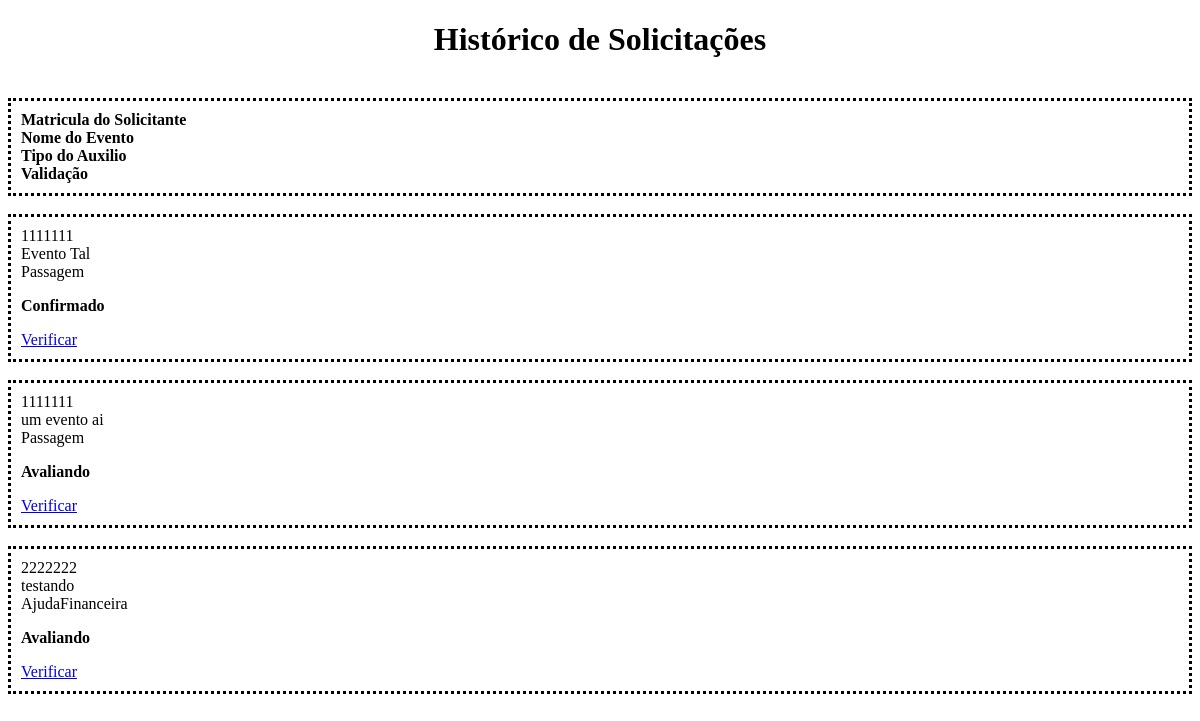
The app's page /historico_solicitacoes.php, older data.
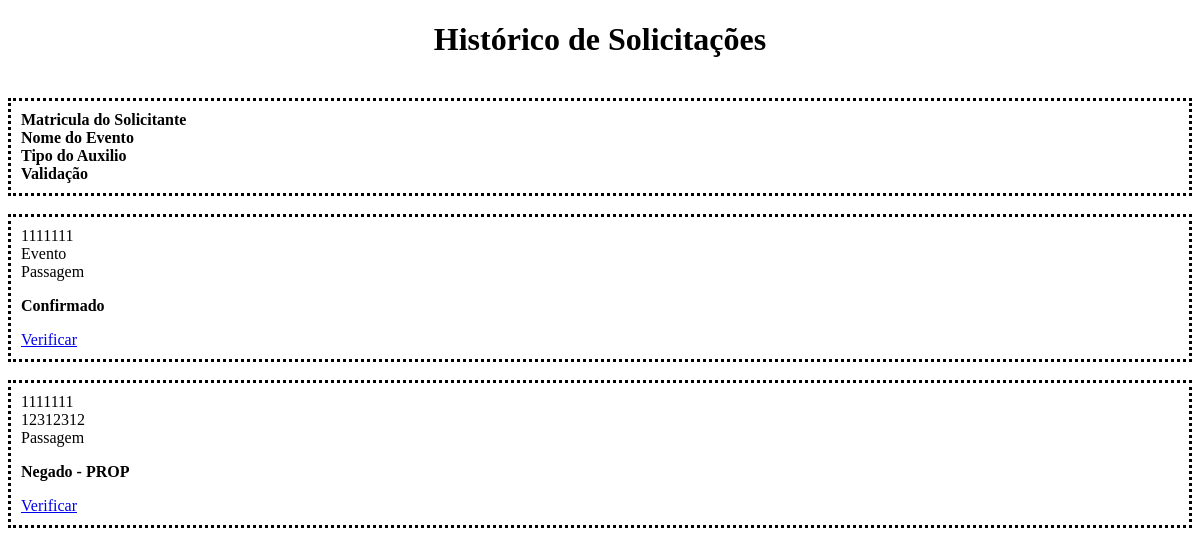
The same page, newer data.
### tables this page shows
CREATE TABLE `SOLICITACAO` (
  `COD_SOLICITACAO` int(11) NOT NULL,
  `MAT_SOLICITANTE` varchar(10) DEFAULT NULL,
  `NOME_EVENTO` varchar(50) DEFAULT NULL,
  `ABRANGENCIA` varchar(15) DEFAULT NULL,
  `TITULO_TRABALHO` varchar(100) DEFAULT NULL,
  `TITULO_PROJETO` varchar(100) DEFAULT NULL,
  `AUXILIO` char(1) DEFAULT NULL,
  `TIPO_AUXILIO` varchar(20) DEFAULT NULL,
  `DESCRICAO` varchar(350) DEFAULT NULL,
  `COD_AGENCIA` varchar(60) NOT NULL,
  `ANOS_AUXILIO` int(2) NOT NULL,
  `NUM_CONTA` varchar(15) DEFAULT NULL,
  `COD_NOME_BANCO` varchar(60) DEFAULT NULL,
  `LOCAL_EVENTO` varchar(50) DEFAULT NULL,
  `INICIO_EVENTO` varchar(10) DEFAULT NULL,
  `FIM_EVENTO` varchar(10) DEFAULT NULL,
  `VALIDACAO` varchar(25) NOT NULL DEFAULT 'Em Avaliacao: PROP',
  `JUSTIFICATIVA` varchar(350) DEFAULT NULL
);

### historico_solicitacoes.php (the view, shortened to what this page needs)
<!DOCTYPE html>
<html>
<head>
</head>
<body>
	<center>
		<h1 id="titulo_principal">Histórico de Solicitações</h1>
	</center>
	<br>
	<div class="d-flex justify-content-center">
		<div class="col-md-11 bg-light border rounded" style="border-color: black; border-style: dotted; padding: 10px;">
			<div class="row">
				<div class="col-md-3">
					<b>Matricula do Solicitante</b>
				</div>
				<div class="col-md-2">
					<b>Nome do Evento</b>
				</div>
				<div class="col-md-2">
					<b>Tipo do Auxilio</b>
				</div>
				<div class="col-md-3">
					<b>Validação</b>
				</div>
			</div>
		</div>
	</div>
	<br>
	<?php
		$sql_solicitacao = mysqli_query($conexao,"SELECT * FROM SOLICITACAO WHERE VALIDACAO != 'Em Avaliacao: PROP' AND VALIDACAO != 'Em Avaliacao: PRAD' AND VALIDACAO != 'Em Avaliacao: PROPLAN'" );
		while($aux = mysqli_fetch_assoc($sql_solicitacao)){
	?>
			<div class="d-flex justify-content-center">
				<div class="col-md-11 bg-light border rounded" style="border-color: black; border-style: dotted; padding: 10px;">
					<div class="row">
						<div class="col-md-3">
							<?php echo $aux["MAT_SOLICITANTE"]; ?>
						</div>
						<div class="col-md-2">
							<?php echo $aux["NOME_EVENTO"]; ?>
						</div>
						<div class="col-md-2">
							<?php echo $aux["TIPO_AUXILIO"]; ?>
						</div>
						<div class="col-md-3">
							<?php if ($aux["VALIDACAO"] == "Confirmado") { ?>
								<b><p class="text-success"><?php echo $aux["VALIDACAO"];?></p></b>
							<?php }else { ?>
			    				<b><p class="text-danger"><?php echo $aux["VALIDACAO"];?></p></b>
			    			<?php } ?>
						</div>
						<div class="col-md-1">
							<a role="button" class="btn btn-primary" href="historico_detalhe_solicitacao.php?id=<?php echo $aux['COD_SOLICITACAO']?>&org=<?php echo $_GET['org'] ?>" >Verificar</a>
						</div>
					</div>
				</div>
			</div>
			<br>
	<?php
		}
	?>
</body>
</html>

Row changes from the older to the newer data that the page shows:
no longer on this page (row edited): solicitacao: MAT_SOLICITANTE "2222222", NOME_EVENTO "testando", TIPO_AUXILIO "AjudaFinanceira", VALIDACAO "Avaliando"
changed solicitacao "Confirmado": NOME_EVENTO "Evento Tal" → "Evento"
changed solicitacao: NOME_EVENTO "um evento ai" → "12312312"; VALIDACAO "Avaliando" → "Negado - PROP"
